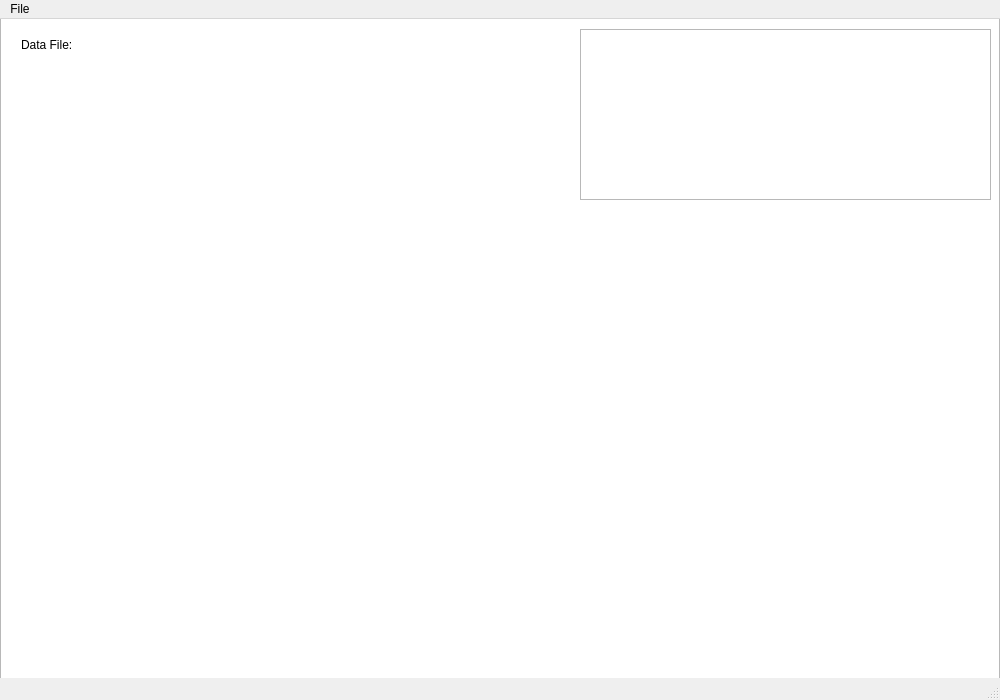
<?xml version="1.0" encoding="UTF-8"?>
<ui version="4.0">
 <class>MainWindow</class>
 <widget class="QMainWindow" name="MainWindow">
  <property name="geometry">
   <rect>
    <x>0</x>
    <y>0</y>
    <width>1000</width>
    <height>700</height>
   </rect>
  </property>
  <property name="minimumSize">
   <size>
    <width>1000</width>
    <height>700</height>
   </size>
  </property>
  <property name="maximumSize">
   <size>
    <width>1000</width>
    <height>700</height>
   </size>
  </property>
  <property name="windowTitle">
   <string>Graph plot</string>
  </property>
  <widget class="QWidget" name="centralWidget">
   <widget class="QGraphicsView" name="graphicsView">
    <property name="geometry">
     <rect>
      <x>0</x>
      <y>-1</y>
      <width>1000</width>
      <height>661</height>
     </rect>
    </property>
    <property name="sizePolicy">
     <sizepolicy hsizetype="Fixed" vsizetype="Fixed">
      <horstretch>0</horstretch>
      <verstretch>0</verstretch>
     </sizepolicy>
    </property>
   </widget>
   <widget class="QSplitter" name="splitter">
    <property name="geometry">
     <rect>
      <x>580</x>
      <y>10</y>
      <width>411</width>
      <height>171</height>
     </rect>
    </property>
    <property name="orientation">
     <enum>Qt::Horizontal</enum>
    </property>
    <widget class="QListWidget" name="headersList"/>
   </widget>
   <widget class="QWidget" name="layoutWidget">
    <property name="geometry">
     <rect>
      <x>10</x>
      <y>10</y>
      <width>321</width>
      <height>31</height>
     </rect>
    </property>
    <layout class="QHBoxLayout" name="horizontalLayout">
     <item>
      <widget class="QLabel" name="label">
       <property name="maximumSize">
        <size>
         <width>70</width>
         <height>16777215</height>
        </size>
       </property>
       <property name="styleSheet">
        <string notr="true">font: 10pt &quot;Sans Serif&quot;;</string>
       </property>
       <property name="text">
        <string>Data File:</string>
       </property>
      </widget>
     </item>
     <item>
      <widget class="QLabel" name="fileNameLabel">
       <property name="text">
        <string/>
       </property>
      </widget>
     </item>
    </layout>
   </widget>
  </widget>
  <widget class="QMenuBar" name="menuBar">
   <property name="geometry">
    <rect>
     <x>0</x>
     <y>0</y>
     <width>1000</width>
     <height>19</height>
    </rect>
   </property>
   <widget class="QMenu" name="menuFile">
    <property name="title">
     <string>File</string>
    </property>
    <addaction name="actionOpen"/>
    <addaction name="actionExit"/>
   </widget>
   <addaction name="menuFile"/>
  </widget>
  <widget class="QStatusBar" name="statusBar"/>
  <action name="actionOpen">
   <property name="text">
    <string>Load graph</string>
   </property>
  </action>
  <action name="actionExit">
   <property name="text">
    <string>Exit</string>
   </property>
  </action>
 </widget>
 <layoutdefault spacing="6" margin="11"/>
 <resources/>
 <connections/>
</ui>
